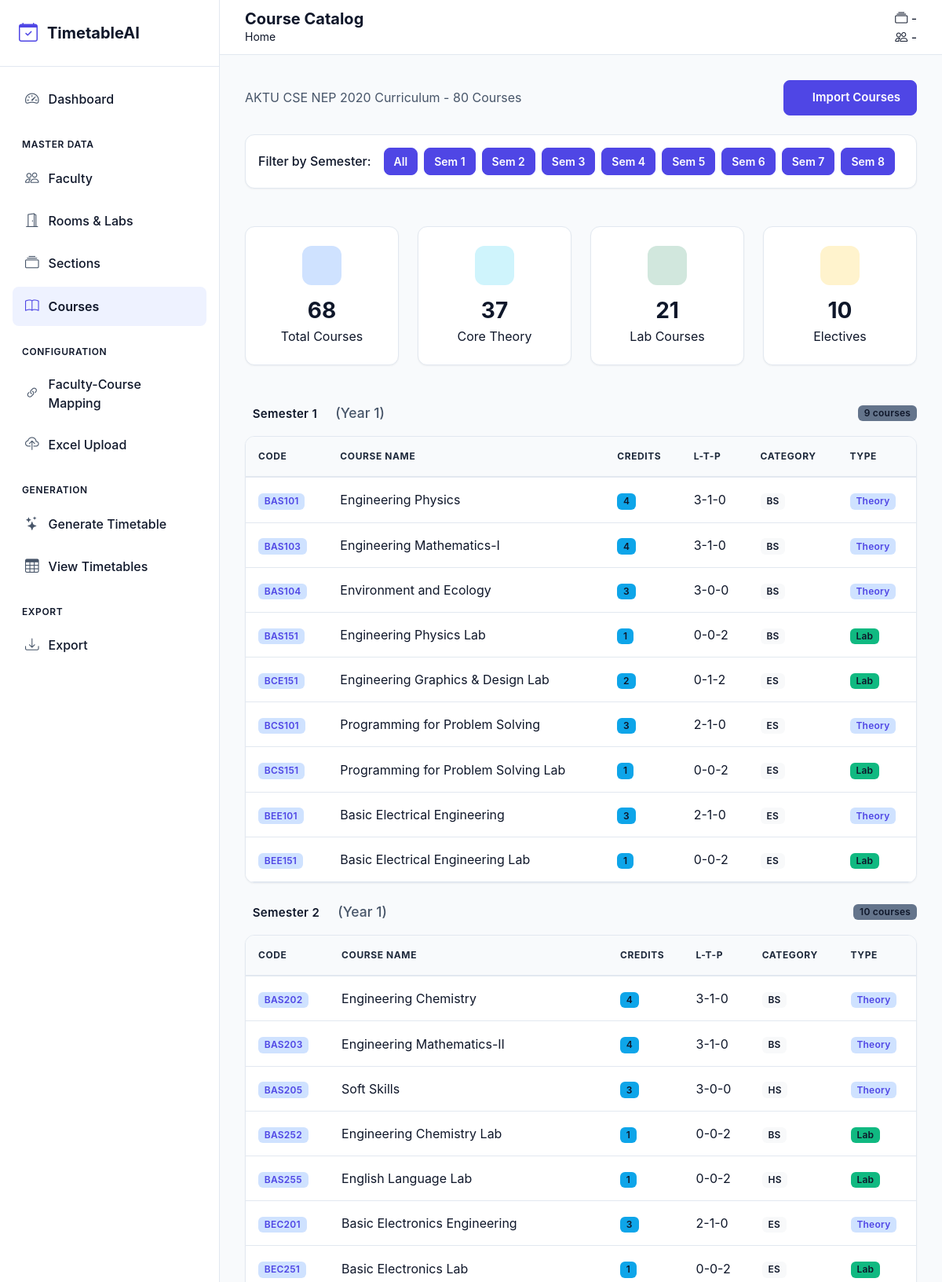
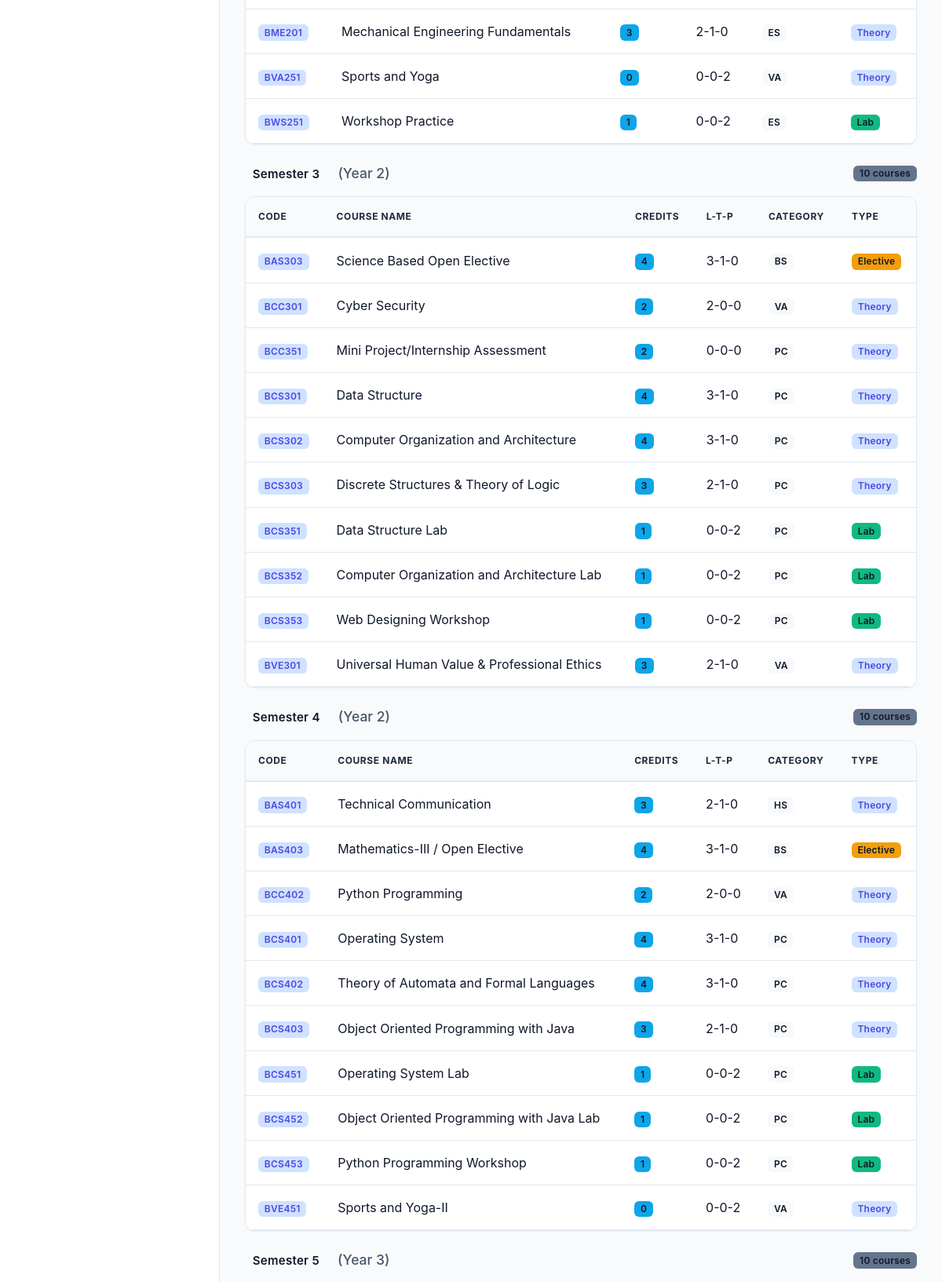
Screenshot of /courses (upper part) with the database file from the repository (2 pictures, top to bottom).
### app/models/course.py (models this page shows, shortened)
class Course(db.Model):
    __tablename__ = 'courses'
    id = db.Column(db.Integer, primary_key=True)
    code = db.Column(db.String(20), unique=True, nullable=False)
    name = db.Column(db.String(150), nullable=False)
    semester = db.Column(db.Integer, nullable=False)
    credits = db.Column(db.Integer, nullable=False)
    category = db.Column(db.String(10), nullable=False)  # BS, ES, PC, HS, VA, OE, DE
    course_type = db.Column(db.String(10), nullable=False)  # T (Theory), P (Practical)
    lecture_hours = db.Column(db.Integer, default=0)  # L
    tutorial_hours = db.Column(db.Integer, default=0)  # T
    practical_hours = db.Column(db.Integer, default=0)  # P
    is_lab = db.Column(db.Boolean, default=False)
    is_elective = db.Column(db.Boolean, default=False)
    elective_group = db.Column(db.String(20), nullable=True)
    created_at = db.Column(db.DateTime, default=datetime.utcnow)
    faculty_mappings = db.relationship('FacultyCourse', backref='course', lazy='dynamic', cascade='all, delete-orphan')

### app/routes/main.py (the view)
@main_bp.route('/courses')
def courses_list():
    courses = Course.query.order_by(Course.semester, Course.code).all()
    return render_template('courses/list.html', courses=courses)

### app/templates/courses/list.html (shortened to what this page needs)
{% extends "base.html" %}
{% block page_title %}Course Catalog{% endblock %}
{% block content %}
<div class="row mb-4" data-aos="fade-down">
    <div class="col-12">
        <div class="d-flex flex-wrap justify-content-between align-items-center gap-3">
            <div>
                <p class="text-muted mb-0">AKTU CSE NEP 2020 Curriculum - 80 Courses</p>
            </div>
            <div class="d-flex gap-2">
                <a href="{{ url_for('upload.index') }}" class="btn btn-primary">
                    Import Courses
                </a>
            </div>
        </div>
    </div>
</div>
<div class="row mb-4" data-aos="fade-up">
    <div class="col-12">
        <div class="glass-card p-3">
            <div class="d-flex flex-wrap align-items-center gap-2">
                <span class="fw-medium me-2">Filter by Semester:</span>
                <button class="btn btn-sm btn-primary semester-btn active" data-semester="all">All</button>
                {% for sem in range(1, 9) %}
                <button class="btn btn-sm btn-primary semester-btn" data-semester="{{ sem }}">
                    Sem {{ sem }}
                </button>
                {% endfor %}
            </div>
        </div>
    </div>
</div>
<div class="row mb-4">
    <div class="col-md-3" data-aos="fade-up" data-aos-delay="100">
        <div class="glass-card p-4 text-center">
            <div class="stat-icon bg-primary-subtle text-primary mx-auto mb-3">
            </div>
            <h3 class="fw-bold mb-1">{{ courses|length }}</h3>
            <p class="text-muted mb-0">Total Courses</p>
        </div>
    </div>
    <div class="col-md-3" data-aos="fade-up" data-aos-delay="200">
        <div class="glass-card p-4 text-center">
            <div class="stat-icon bg-info-subtle text-info mx-auto mb-3">
            </div>
            <h3 class="fw-bold mb-1">{{ courses|rejectattr('is_lab')|rejectattr('is_elective')|list|length }}</h3>
            <p class="text-muted mb-0">Core Theory</p>
        </div>
    </div>
    <div class="col-md-3" data-aos="fade-up" data-aos-delay="300">
        <div class="glass-card p-4 text-center">
            <div class="stat-icon bg-success-subtle text-success mx-auto mb-3">
            </div>
            <h3 class="fw-bold mb-1">{{ courses|selectattr('is_lab')|list|length }}</h3>
            <p class="text-muted mb-0">Lab Courses</p>
        </div>
    </div>
    <div class="col-md-3" data-aos="fade-up" data-aos-delay="400">
        <div class="glass-card p-4 text-center">
            <div class="stat-icon bg-warning-subtle text-warning mx-auto mb-3">
            </div>
            <h3 class="fw-bold mb-1">{{ courses|selectattr('is_elective')|list|length }}</h3>
            <p class="text-muted mb-0">Electives</p>
        </div>
    </div>
</div>
{% for semester in range(1, 9) %}
<div class="semester-section mb-4" data-semester="{{ semester }}" data-aos="fade-up">
    <div class="d-flex align-items-center mb-3">
        <h5 class="mb-0">
            <span class="badge bg-gradient-primary me-2">Semester {{ semester }}</span>
            <small class="text-muted">(Year {{ ((semester + 1) // 2) }})</small>
        </h5>
        <span class="badge bg-secondary ms-auto">{{ courses|selectattr('semester', 'equalto', semester)|list|length }} courses</span>
    </div>
    <div class="glass-card">
        <div class="table-responsive">
            <table class="table table-hover mb-0">
                <thead>
                    <tr>
                        <th>Code</th>
                        <th>Course Name</th>
                        <th>Credits</th>
                        <th>L-T-P</th>
                        <th>Category</th>
                        <th>Type</th>
                    </tr>
                </thead>
                <tbody>
                    {% for course in courses if course.semester == semester %}
                    <tr>
                        <td>
                            <span class="badge bg-primary-subtle text-primary">{{ course.code }}</span>
                        </td>
                        <td>{{ course.name }}</td>
                        <td>
                            <span class="badge bg-info">{{ course.credits }}</span>
                        </td>
                        <td>
                            {{ course.lecture_hours or 0 }}-{{ course.tutorial_hours or 0 }}-{{ course.practical_hours or 0 }}
                        </td>
                        <td>
                            {% if course.category == 'Core' %}
                            <span class="badge bg-primary">Core</span>
                            {% elif course.category == 'BSC' %}
                            <span class="badge bg-success">BSC</span>
                            {% elif course.category == 'ESC' %}
                            <span class="badge bg-info">ESC</span>
                            {% elif course.category == 'PCC' %}
                            <span class="badge bg-warning text-dark">PCC</span>
                            {% elif course.category == 'PEC' %}
                            <span class="badge bg-secondary">PEC</span>
                            {% elif course.category == 'OEC' %}
                            <span class="badge bg-dark">OEC</span>
                            {% else %}
                            <span class="badge bg-light text-dark">{{ course.category }}</span>
                            {% endif %}
                        </td>
                        <td>
                            {% if course.is_lab %}
                            <span class="badge bg-success">Lab</span>
                            {% elif course.is_elective %}
                            <span class="badge bg-warning text-dark">Elective</span>
                            {% else %}
                            <span class="badge bg-primary-subtle text-primary">Theory</span>
                            {% endif %}
                        </td>
                    </tr>
                    {% endfor %}
                </tbody>
            </table>
        </div>
    </div>
</div>
{% endfor %}
{% endblock %}

### app/static/css/main.css (style rules this page uses)
:root { --bg-body: #f8fafc; --bg-card: #ffffff; --bg-sidebar: #ffffff; --text-primary: #0f172a; --text-secondary: #64748b; --text-muted: #94a3b8; --primary: #4f46e5; --primary-hover: #4338ca; --primary-light: #eef2ff; --secondary: #64748b; --secondary-hover: #475569; --secondary-light: #f1f5f9; --success: #10b981; --success-hover: #059669; --success-light: #ecfdf5; --danger: #ef4444; --danger-hover: #dc2626; --danger-light: #fef2f2; --warning: #f59e0b; --warning-hover: #d97706; --warning-light: #fffbeb; --info: #0ea5e9; --info-hover: #0284c7; --info-light: #f0f9ff; --border-color: #e2e8f0; --border-focus: #4f46e5; --shadow-sm: 0 1px 2px 0 rgb(0 0 0 / 0.05); --shadow-md: 0 4px 6px -1px rgb(0 0 0 / 0.1), 0 2px 4px -2px rgb(0 0 0 / 0.1); --shadow-lg: 0 10px 15px -3px rgb(0 0 0 / 0.1), 0 4px 6px -4px rgb(0 0 0 / 0.1); --radius-sm: 0.375rem; --radius-md: 0.5rem; --radius-lg: 0.75rem; --radius-xl: 1rem; }
*, *::before, *::after { box-sizing: border-box; margin: 0; padding: 0; }
body { font-family: 'Inter', system-ui, -apple-system, sans-serif; background-color: var(--bg-body); color: var(--text-primary); line-height: 1.5; -webkit-font-smoothing: antialiased; transition: background-color 0.3s ease, color 0.3s ease; }
a { text-decoration: none; color: var(--primary); transition: color 0.2s; }
.stat-icon { width: 60px; height: 60px; border-radius: var(--radius-md); display: flex; align-items: center; justify-content: center; font-size: 1.75rem; flex-shrink: 0; }
.btn { display: inline-flex; align-items: center; justify-content: center; padding: 0.625rem 1.25rem; font-size: 0.9375rem; font-weight: 600; border-radius: var(--radius-md); border: 1px solid transparent; cursor: pointer; transition: all 0.2s; line-height: 1.5; gap: 0.5rem; text-decoration: none; }
.btn-primary { background-color: var(--primary); color: white; border-color: var(--primary); }
.btn-sm { padding: 0.375rem 0.75rem; font-size: 0.875rem; }
.table-responsive { overflow-x: auto; -webkit-overflow-scrolling: touch; }
.table { width: 100%; margin-bottom: 1rem; color: var(--text-primary); vertical-align: top; border-color: var(--border-color); border-collapse: collapse; }
.table th { font-weight: 600; text-transform: uppercase; font-size: 0.75rem; letter-spacing: 0.05em; color: var(--text-secondary); background-color: var(--bg-body); padding: 1rem; border-bottom: 2px solid var(--border-color); text-align: left; }
.table td { padding: 1rem; border-bottom: 1px solid var(--border-color); vertical-align: middle; }
.badge { display: inline-block; padding: 0.35em 0.65em; font-size: 0.75em; font-weight: 700; line-height: 1; color: #fff; text-align: center; white-space: nowrap; vertical-align: baseline; border-radius: var(--radius-sm); }
.bg-success { background-color: var(--success) !important; }
.bg-warning { background-color: var(--warning) !important; }
.bg-info { background-color: var(--info) !important; }
.bg-secondary { background-color: var(--secondary) !important; }
.text-center { text-align: center; }
.d-flex { display: flex; }
.align-items-center { align-items: center; }
.justify-content-between { justify-content: space-between; }
.gap-2 { gap: 0.5rem; }
.mb-3 { margin-bottom: 1rem; }
.mb-4 { margin-bottom: 1.5rem; }
.glass-card { background-color: var(--bg-card); border: 1px solid var(--border-color); border-radius: var(--radius-lg); box-shadow: var(--shadow-sm); margin-bottom: 1.5rem; overflow: hidden; }
.badge { font-weight: 600; letter-spacing: 0.02em; }
body, html { color: #0f172a !important; }
.text-muted, .text-secondary { color: #475569 !important; }
.table, .table td, .table th, .table tbody, .table tr { color: #0f172a !important; }
.table th { color: #1e293b !important; font-weight: 700 !important; }
.card, .card-body, .card-header, .card-footer, .glass-card, .glass-card * { color: #0f172a !important; }
.badge { color: white; }
.badge.bg-light, .badge.text-dark { color: #0f172a !important; }
.badge.bg-primary-subtle { color: var(--primary) !important; }
.btn { color: white !important; }
.semester-section h5, .semester-group h5 { color: #0f172a !important; }

### app/templates/courses/list.html (style rules this page uses)
.stat-icon { width: 50px; height: 50px; border-radius: 12px; display: flex; align-items: center; justify-content: center; font-size: 1.25rem; }
.semester-btn.active { background: var(--primary); color: white; border-color: var(--primary); }

### rows the page displays
Course: code "BAS101", name "Engineering Physics", credits "4", lecture_hours "3", tutorial_hours "1", practical_hours "0", category "BS", is_lab "Theory"
Course: code "BAS103", name "Engineering Mathematics-I", credits "4", lecture_hours "3", tutorial_hours "1", practical_hours "0", category "BS", is_lab "Theory"
Course: code "BAS104", name "Environment and Ecology", credits "3", lecture_hours "3", tutorial_hours "0", practical_hours "0", category "BS", is_lab "Theory"
Course: code "BAS151", name "Engineering Physics Lab", credits "1", lecture_hours "0", tutorial_hours "0", practical_hours "2", category "BS", is_lab "Lab"
Course: code "BCE151", name "Engineering Graphics & Design Lab", credits "2", lecture_hours "0", tutorial_hours "1", practical_hours "2", category "ES", is_lab "Lab"
Course: code "BCS101", name "Programming for Problem Solving", credits "3", lecture_hours "2", tutorial_hours "1", practical_hours "0", category "ES", is_lab "Theory"
Course: code "BCS151", name "Programming for Problem Solving Lab", credits "1", lecture_hours "0", tutorial_hours "0", practical_hours "2", category "ES", is_lab "Lab"
Course: code "BEE101", name "Basic Electrical Engineering", credits "3", lecture_hours "2", tutorial_hours "1", practical_hours "0", category "ES", is_lab "Theory"
Course: code "BEE151", name "Basic Electrical Engineering Lab", credits "1", lecture_hours "0", tutorial_hours "0", practical_hours "2", category "ES", is_lab "Lab"
Course: code "BAS202", name "Engineering Chemistry", credits "4", lecture_hours "3", tutorial_hours "1", practical_hours "0", category "BS", is_lab "Theory"
Course: code "BAS203", name "Engineering Mathematics-II", credits "4", lecture_hours "3", tutorial_hours "1", practical_hours "0", category "BS", is_lab "Theory"
Course: code "BAS205", name "Soft Skills", credits "3", lecture_hours "3", tutorial_hours "0", practical_hours "0", category "HS", is_lab "Theory"
Course: code "BAS252", name "Engineering Chemistry Lab", credits "1", lecture_hours "0", tutorial_hours "0", practical_hours "2", category "BS", is_lab "Lab"
Course: code "BAS255", name "English Language Lab", credits "1", lecture_hours "0", tutorial_hours "0", practical_hours "2", category "HS", is_lab "Lab"
Course: code "BEC201", name "Basic Electronics Engineering", credits "3", lecture_hours "2", tutorial_hours "1", practical_hours "0", category "ES", is_lab "Theory"
Course: code "BEC251", name "Basic Electronics Lab", credits "1", lecture_hours "0", tutorial_hours "0", practical_hours "2", category "ES", is_lab "Lab"
Course: code "BME201", name "Mechanical Engineering Fundamentals", credits "3", lecture_hours "2", tutorial_hours "1", practical_hours "0", category "ES", is_lab "Theory"
Course: code "BVA251", name "Sports and Yoga", credits "0", lecture_hours "0", tutorial_hours "0", practical_hours "2", category "VA", is_lab "Theory"
Course: code "BWS251", name "Workshop Practice", credits "1", lecture_hours "0", tutorial_hours "0", practical_hours "2", category "ES", is_lab "Lab"
Course: code "BAS303", name "Science Based Open Elective", credits "4", lecture_hours "3", tutorial_hours "1", practical_hours "0", category "BS", is_lab "Elective"
Course: code "BCC301", name "Cyber Security", credits "2", lecture_hours "2", tutorial_hours "0", practical_hours "0", category "VA", is_lab "Theory"
Course: code "BCC351", name "Mini Project/Internship Assessment", credits "2", lecture_hours "0", tutorial_hours "0", practical_hours "0", category "PC", is_lab "Theory"
Course: code "BCS301", name "Data Structure", credits "4", lecture_hours "3", tutorial_hours "1", practical_hours "0", category "PC", is_lab "Theory"
Course: code "BCS302", name "Computer Organization and Architecture", credits "4", lecture_hours "3", tutorial_hours "1", practical_hours "0", category "PC", is_lab "Theory"
Course: code "BCS303", name "Discrete Structures & Theory of Logic", credits "3", lecture_hours "2", tutorial_hours "1", practical_hours "0", category "PC", is_lab "Theory"
Course: code "BCS351", name "Data Structure Lab", credits "1", lecture_hours "0", tutorial_hours "0", practical_hours "2", category "PC", is_lab "Lab"
Course: code "BCS352", name "Computer Organization and Architecture Lab", credits "1", lecture_hours "0", tutorial_hours "0", practical_hours "2", category "PC", is_lab "Lab"
Course: code "BCS353", name "Web Designing Workshop", credits "1", lecture_hours "0", tutorial_hours "0", practical_hours "2", category "PC", is_lab "Lab"
Course: code "BVE301", name "Universal Human Value & Professional Ethics", credits "3", lecture_hours "2", tutorial_hours "1", practical_hours "0", category "VA", is_lab "Theory"
Course: code "BAS401", name "Technical Communication", credits "3", lecture_hours "2", tutorial_hours "1", practical_hours "0", category "HS", is_lab "Theory"
Course: code "BAS403", name "Mathematics-III / Open Elective", credits "4", lecture_hours "3", tutorial_hours "1", practical_hours "0", category "BS", is_lab "Elective"
Course: code "BCC402", name "Python Programming", credits "2", lecture_hours "2", tutorial_hours "0", practical_hours "0", category "VA", is_lab "Theory"
Course: code "BCS401", name "Operating System", credits "4", lecture_hours "3", tutorial_hours "1", practical_hours "0", category "PC", is_lab "Theory"
Course: code "BCS402", name "Theory of Automata and Formal Languages", credits "4", lecture_hours "3", tutorial_hours "1", practical_hours "0", category "PC", is_lab "Theory"
Course: code "BCS403", name "Object Oriented Programming with Java", credits "3", lecture_hours "2", tutorial_hours "1", practical_hours "0", category "PC", is_lab "Theory"
Course: code "BCS451", name "Operating System Lab", credits "1", lecture_hours "0", tutorial_hours "0", practical_hours "2", category "PC", is_lab "Lab"
Course: code "BCS452", name "Object Oriented Programming with Java Lab", credits "1", lecture_hours "0", tutorial_hours "0", practical_hours "2", category "PC", is_lab "Lab"
Course: code "BCS453", name "Python Programming Workshop", credits "1", lecture_hours "0", tutorial_hours "0", practical_hours "2", category "PC", is_lab "Lab"
Course: code "BVE451", name "Sports and Yoga-II", credits "0", lecture_hours "0", tutorial_hours "0", practical_hours "2", category "VA", is_lab "Theory"

### other values shown
{{ sem }} "1" "2" "3" "4" "5" "6" "7" "8"
{{ courses|length }} "68"
{{ courses|rejectattr('is_lab')|rejectattr('is_elective')|list|length }} "37"
{{ courses|selectattr('is_lab')|list|length }} "21"
{{ courses|selectattr('is_elective')|list|length }} "10"
{{ semester }} "1" "2" "3" "4" "5"
{{ ((semester + 1) // 2) }} "1" "1" "2" "2" "3"
{{ courses|selectattr('semester', 'equalto', semester)|list|length }} "9" "10" "10" "10" "10"
